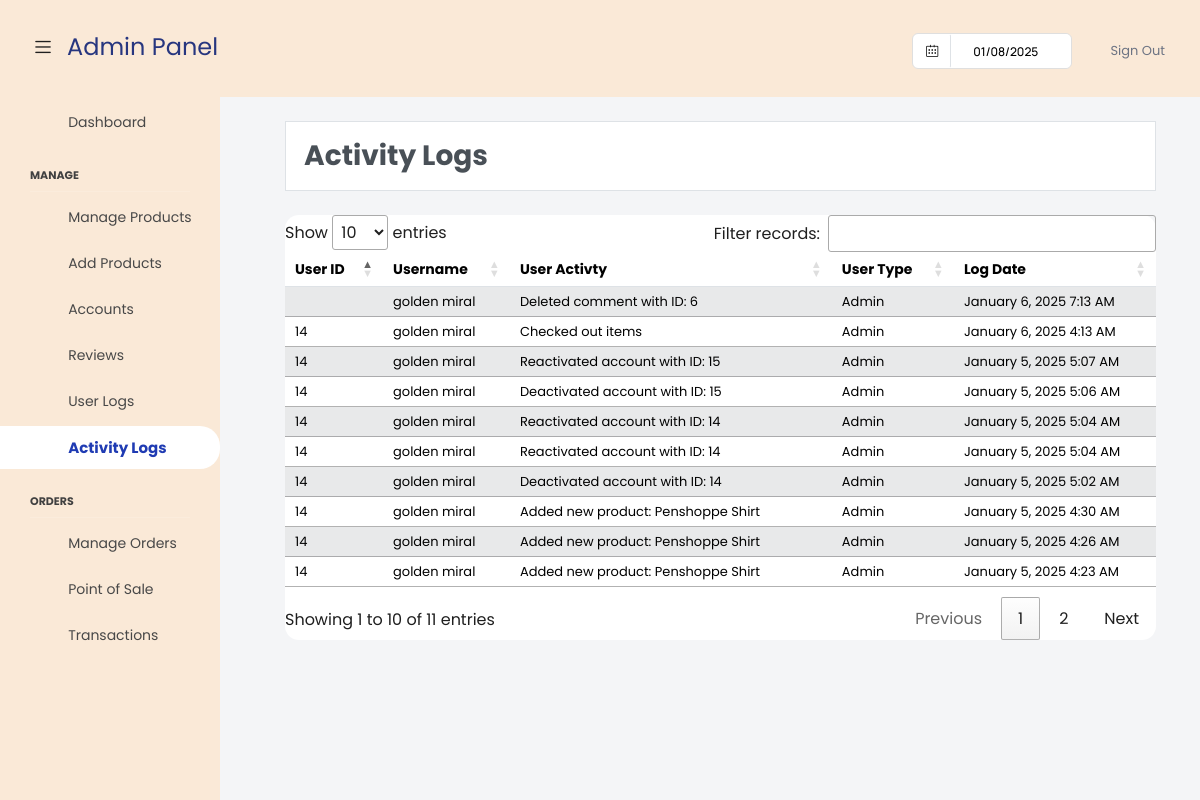
The app's page /admin/auditTrail.php (signed in), older data.
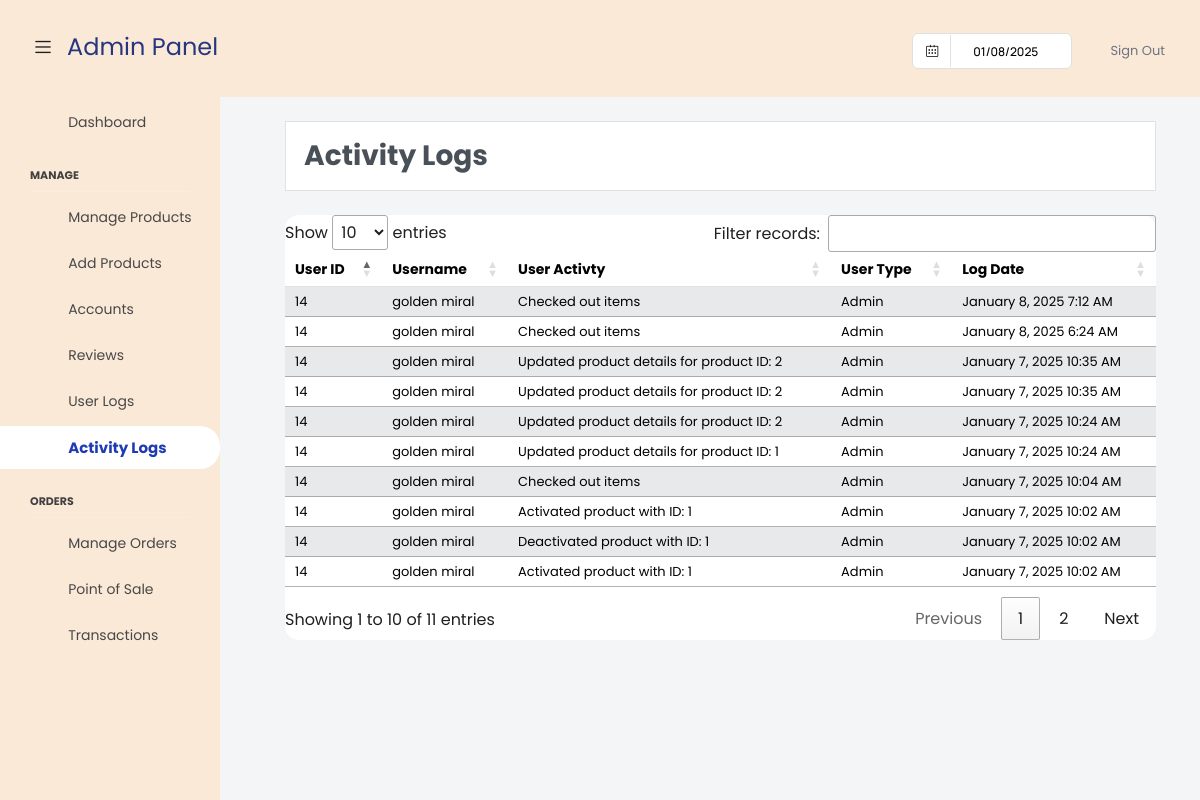
The same page, newer data.
### tables this page shows
CREATE TABLE `tbl_audit_trail` (
  `trail_user_id` int(11) DEFAULT NULL,
  `trail_username` varchar(50) DEFAULT NULL,
  `trail_activity` varchar(50) DEFAULT NULL,
  `trail_user_type` varchar(50) DEFAULT NULL,
  `trail_date` timestamp NULL DEFAULT current_timestamp()
);

### admin/auditTrail.php (the view, shortened to what this page needs)
<!DOCTYPE html>
<html lang="en">
  <head>
    <link href="../plugins/dataTables.bootstrap5.min.css" rel="stylesheet" />
    <link href="../plugins/responsive.bootstrap5.min.css" rel="stylesheet" />
    <link href="../styles/bootstrap5-min.css" rel="stylesheet" />
    <link href="../styles/card-general.css" rel="stylesheet" />
     <link rel="stylesheet" href="https://cdn.datatables.net/1.13.5/css/jquery.dataTables.min.css">
  </head>
  <body>
    <div class="container-scroller">
        <?php require_once("./navbar.php"); ?>
        <div class="container-fluid page-body-wrapper">
        <?php require_once("./sidebar.php"); ?>
            <div class="main-panel">
                <div class="content-wrapper">
                    <div class="row">
                        <div class="container-fluid px-4">
                            <ol class="breadcrumb mb-4 bg-white">
                            <li class="breadcrumb-item active fs-3 fw-bolder">Activity Logs</li>
                            </ol>
                            <div class="card mb-5">
                                <div class="table-responsive">
                                <table id="productTable" class="table table-striped nowrap" style="width:100%">
                                    <thead>
                                    <tr>
                                        <th>User ID</th>
                                        <th>Username</th>
                                        <th>User Activty</th>
                                        <th>User Type</th>
                                        <th>Log Date</th>
                                    </tr>
                                    </thead>
                                    <tbody>
                                    <?php
                                        $query = "SELECT * FROM tbl_audit_trail ORDER BY trail_date DESC";
                                        $stmt = $conn->prepare($query);
                                        $stmt->execute();
                                        $result = $stmt->get_result();
                                        while ($data = $result->fetch_assoc()) {
                                            $dateObject = new DateTime($data["trail_date"]);
                                    ?>
                                    <tr>
                                        <td><?php echo $data['trail_user_id'];?></td>
                                        <td><?php echo $data['trail_username'];?></td>
                                        <td><?php echo $data['trail_activity'];?></td>
                                        <td><?php echo $data['trail_user_type'];?></td>
                                        <td><?php echo $dateObject->format('F j, Y g:i A'); ?></td>
                                    </tr>
                                    <?php
                                        }
                                    ?>
                                    </tbody>
                                </table>
                                </div>
                            </div>
                        </div>
                    </div>
                </div>
            </div>
        </div>
  </body>
</html>

Row changes from the older to the newer data that the page shows:
removed tbl_audit_trail: trail_username "golden miral", trail_activity "Deleted comment with ID: 6", trail_user_type "Admin", trail_date "January 6, 2025 7:13 AM"
removed tbl_audit_trail: trail_user "14", trail_username "golden miral", trail_activity "Checked out items", trail_user_type "Admin", trail_date "January 6, 2025 4:13 AM"
removed tbl_audit_trail: trail_user "14", trail_username "golden miral", trail_activity "Reactivated account with ID: 15", trail_user_type "Admin", trail_date "January 5, 2025 5:07 AM"
removed tbl_audit_trail: trail_user "14", trail_username "golden miral", trail_activity "Deactivated account with ID: 15", trail_user_type "Admin", trail_date "January 5, 2025 5:06 AM"
removed tbl_audit_trail: trail_user "14", trail_username "golden miral", trail_activity "Reactivated account with ID: 14", trail_user_type "Admin", trail_date "January 5, 2025 5:04 AM"
removed tbl_audit_trail: trail_user "14", trail_username "golden miral", trail_activity "Reactivated account with ID: 14", trail_user_type "Admin", trail_date "January 5, 2025 5:04 AM"
removed tbl_audit_trail: trail_user "14", trail_username "golden miral", trail_activity "Deactivated account with ID: 14", trail_user_type "Admin", trail_date "January 5, 2025 5:02 AM"
removed tbl_audit_trail: trail_user "14", trail_username "golden miral", trail_activity "Added new product: Penshoppe Shirt", trail_user_type "Admin", trail_date "January 5, 2025 4:30 AM"
removed tbl_audit_trail: trail_user "14", trail_username "golden miral", trail_activity "Added new product: Penshoppe Shirt", trail_user_type "Admin", trail_date "January 5, 2025 4:26 AM"
removed tbl_audit_trail: trail_user "14", trail_username "golden miral", trail_activity "Added new product: Penshoppe Shirt", trail_user_type "Admin", trail_date "January 5, 2025 4:23 AM"
added tbl_audit_trail: trail_user "14", trail_username "golden miral", trail_activity "Checked out items", trail_user_type "Admin", trail_date "January 8, 2025 7:12 AM"
added tbl_audit_trail: trail_user "14", trail_username "golden miral", trail_activity "Checked out items", trail_user_type "Admin", trail_date "January 8, 2025 6:24 AM"
added tbl_audit_trail: trail_user "14", trail_username "golden miral", trail_activity "Updated product details for product ID: 2", trail_user_type "Admin", trail_date "January 7, 2025 10:35 AM"
added tbl_audit_trail: trail_user "14", trail_username "golden miral", trail_activity "Updated product details for product ID: 2", trail_user_type "Admin", trail_date "January 7, 2025 10:35 AM"
added tbl_audit_trail: trail_user "14", trail_username "golden miral", trail_activity "Updated product details for product ID: 2", trail_user_type "Admin", trail_date "January 7, 2025 10:24 AM"
added tbl_audit_trail: trail_user "14", trail_username "golden miral", trail_activity "Updated product details for product ID: 1", trail_user_type "Admin", trail_date "January 7, 2025 10:24 AM"
added tbl_audit_trail: trail_user "14", trail_username "golden miral", trail_activity "Checked out items", trail_user_type "Admin", trail_date "January 7, 2025 10:04 AM"
added tbl_audit_trail: trail_user "14", trail_username "golden miral", trail_activity "Activated product with ID: 1", trail_user_type "Admin", trail_date "January 7, 2025 10:02 AM"
added tbl_audit_trail: trail_user "14", trail_username "golden miral", trail_activity "Deactivated product with ID: 1", trail_user_type "Admin", trail_date "January 7, 2025 10:02 AM"
added tbl_audit_trail: trail_user "14", trail_username "golden miral", trail_activity "Activated product with ID: 1", trail_user_type "Admin", trail_date "January 7, 2025 10:02 AM"
